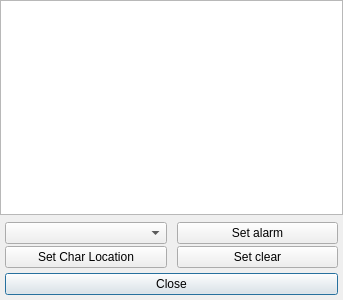
<?xml version="1.0" encoding="UTF-8"?>
<ui version="4.0">
 <class>Dialog</class>
 <widget class="QDialog" name="Dialog">
  <property name="windowModality">
   <enum>Qt::NonModal</enum>
  </property>
  <property name="geometry">
   <rect>
    <x>0</x>
    <y>0</y>
    <width>343</width>
    <height>300</height>
   </rect>
  </property>
  <property name="minimumSize">
   <size>
    <width>0</width>
    <height>0</height>
   </size>
  </property>
  <property name="windowTitle">
   <string>Dialog</string>
  </property>
  <property name="modal">
   <bool>false</bool>
  </property>
  <layout class="QGridLayout" name="gridLayout">
   <property name="leftMargin">
    <number>0</number>
   </property>
   <property name="topMargin">
    <number>0</number>
   </property>
   <property name="rightMargin">
    <number>0</number>
   </property>
   <property name="bottomMargin">
    <number>0</number>
   </property>
   <property name="spacing">
    <number>0</number>
   </property>
   <item row="0" column="0">
    <layout class="QVBoxLayout" name="verticalLayout">
     <item>
      <widget class="QListWidget" name="chat"/>
     </item>
     <item>
      <widget class="QWidget" name="widget" native="true">
       <property name="minimumSize">
        <size>
         <width>0</width>
         <height>31</height>
        </size>
       </property>
       <layout class="QGridLayout" name="gridLayout_2">
        <property name="leftMargin">
         <number>0</number>
        </property>
        <property name="topMargin">
         <number>0</number>
        </property>
        <property name="rightMargin">
         <number>0</number>
        </property>
        <property name="bottomMargin">
         <number>0</number>
        </property>
        <property name="spacing">
         <number>0</number>
        </property>
        <item row="2" column="0">
         <layout class="QVBoxLayout" name="verticalLayout_3">
          <property name="spacing">
           <number>5</number>
          </property>
          <property name="leftMargin">
           <number>5</number>
          </property>
          <property name="topMargin">
           <number>5</number>
          </property>
          <property name="rightMargin">
           <number>5</number>
          </property>
          <property name="bottomMargin">
           <number>5</number>
          </property>
          <item>
           <widget class="QPushButton" name="closeButton">
            <property name="text">
             <string>Close</string>
            </property>
           </widget>
          </item>
         </layout>
        </item>
        <item row="0" column="0">
         <layout class="QHBoxLayout" name="horizontalLayout">
          <property name="spacing">
           <number>10</number>
          </property>
          <property name="leftMargin">
           <number>5</number>
          </property>
          <property name="topMargin">
           <number>7</number>
          </property>
          <property name="rightMargin">
           <number>5</number>
          </property>
          <property name="bottomMargin">
           <number>0</number>
          </property>
          <item>
           <layout class="QVBoxLayout" name="location_vlayout">
            <property name="spacing">
             <number>2</number>
            </property>
            <item>
             <widget class="QComboBox" name="playerNamesBox"/>
            </item>
            <item>
             <widget class="QPushButton" name="locationButton">
              <property name="text">
               <string>Set Char Location</string>
              </property>
             </widget>
            </item>
           </layout>
          </item>
          <item>
           <layout class="QVBoxLayout" name="status_vlayout">
            <property name="spacing">
             <number>2</number>
            </property>
            <item>
             <widget class="QPushButton" name="alarmButton">
              <property name="text">
               <string>Set alarm</string>
              </property>
             </widget>
            </item>
            <item>
             <widget class="QPushButton" name="clearButton">
              <property name="text">
               <string>Set clear</string>
              </property>
             </widget>
            </item>
           </layout>
          </item>
         </layout>
        </item>
       </layout>
      </widget>
     </item>
    </layout>
   </item>
  </layout>
 </widget>
 <resources/>
 <connections/>
</ui>
